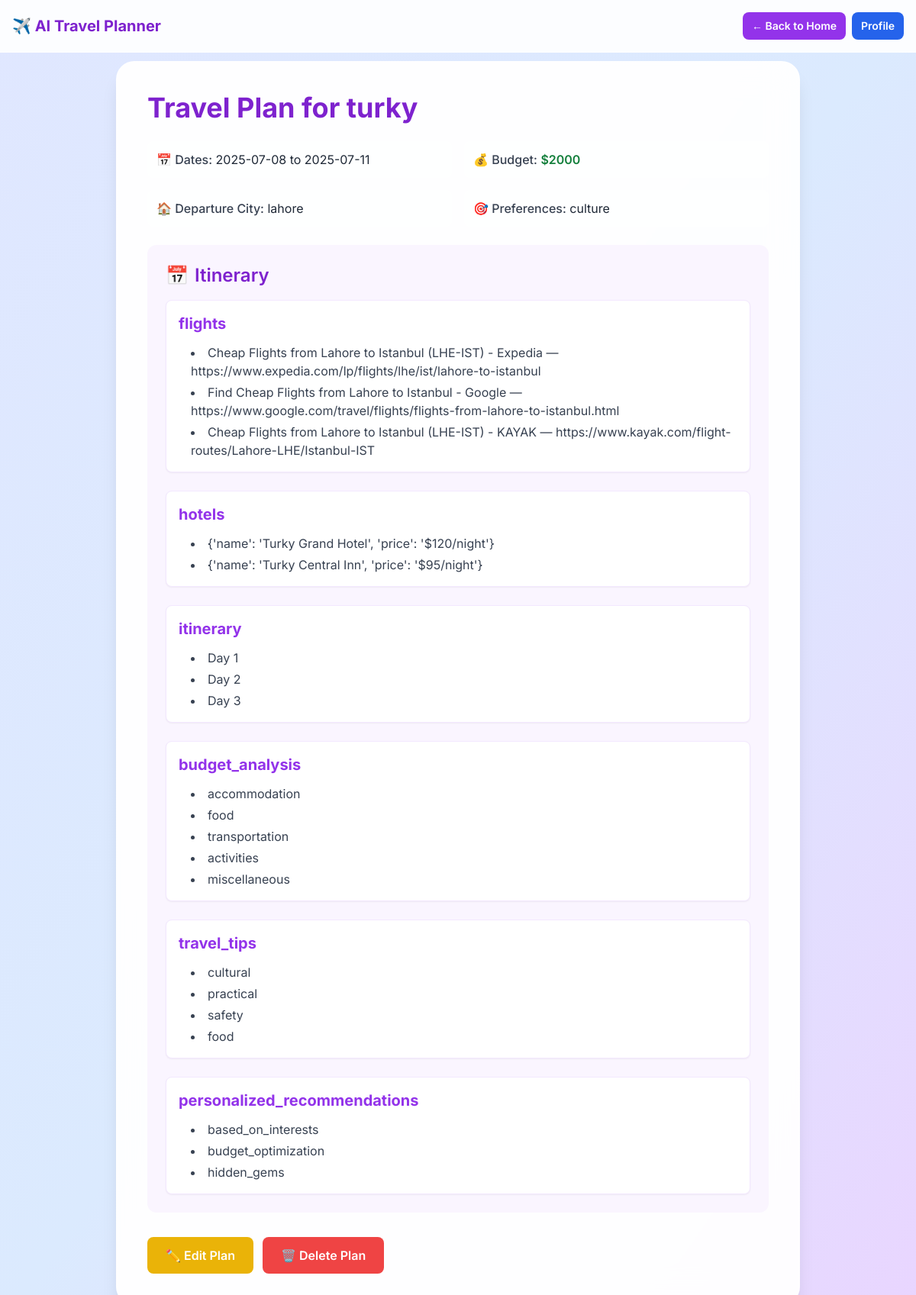
Screenshot of /plan/1 (signed in) with the database file from the repository.
### traveler_planner.py (models this page shows)
class TravelPlan(db.Model):
    id = db.Column(db.Integer, primary_key=True)
    user_id = db.Column(db.Integer, db.ForeignKey('user.id'), nullable=False)
    destination = db.Column(db.String(100))
    departure_city = db.Column(db.String(100))
    checkin_date = db.Column(db.String(20))
    checkout_date = db.Column(db.String(20))
    days = db.Column(db.Integer)
    budget = db.Column(db.String(50))
    preferences = db.Column(db.String(200))
    itinerary = db.Column(db.Text)  # Store as JSON string
    created_at = db.Column(db.DateTime, default=db.func.current_timestamp())

### traveler_planner.py (the view)
@app.route("/plan/<int:plan_id>")
@login_required
def view_plan(plan_id):
    plan = TravelPlan.query.get_or_404(plan_id)
    if plan.user_id != session.get('user_id'):
        flash('Access denied.', 'error')
        return redirect(url_for('home'))
    itinerary = json.loads(plan.itinerary) if plan.itinerary else {}
    return render_template("plan_detail.html", plan=plan, itinerary=itinerary)

### traveler_planner.py (called while the page is built)
def login_required(f):
    @wraps(f)
    def decorated_function(*args, **kwargs):
        if 'user_id' not in session:
            flash('Please log in to access this page.', 'error')
            return redirect(url_for('login'))
        return f(*args, **kwargs)
    return decorated_function

### templates/plan_detail.html (shortened to what this page needs)
<!DOCTYPE html>
<html lang="en">
<head>
  <script src="https://cdn.tailwindcss.com"></script>
</head>
<body class="bg-gradient-to-br from-indigo-100 via-blue-100 to-purple-200 font-[Inter] min-h-screen">
  <div class="fixed top-0 left-0 right-0 z-30 p-2 sm:p-4 flex flex-wrap items-center justify-between gap-1 sm:gap-2 bg-white/90 backdrop-blur-sm border-b border-white/20">
    <div class="flex items-center gap-1 sm:gap-2">
      <h1 class="text-base sm:text-lg md:text-xl font-bold text-purple-700">✈️ AI Travel Planner</h1>
    </div>
    <div class="flex items-center gap-1 sm:gap-2">
      <a href="/" class="px-2 sm:px-3 py-1.5 sm:py-2 bg-purple-600 hover:bg-purple-700 text-white rounded-lg font-semibold text-xs sm:text-sm">← Back to Home</a>
      <a href="/profile" class="px-2 sm:px-3 py-1.5 sm:py-2 bg-blue-600 hover:bg-blue-700 text-white rounded-lg font-semibold text-xs sm:text-sm">Profile</a>
    </div>
  </div>
  <div class="pt-16 sm:pt-20 pb-4 sm:pb-8 px-2 sm:px-4">
    <div class="max-w-4xl mx-auto">
      <div class="glass-effect rounded-2xl sm:rounded-3xl shadow-xl p-3 sm:p-4 md:p-8 lg:p-10">
        <h1 class="text-xl sm:text-2xl md:text-3xl lg:text-4xl font-bold text-purple-700 mb-3 sm:mb-4 md:mb-6">Travel Plan for {{ plan.destination }}</h1>
        <div class="mb-3 sm:mb-4 md:mb-6 grid grid-cols-1 sm:grid-cols-2 gap-2 sm:gap-3 md:gap-4 text-xs sm:text-sm md:text-base">
          <div class="bg-white/50 p-2 sm:p-3 rounded-lg">
            <span class="font-medium text-gray-700">📅 Dates:</span>
            <span class="text-gray-800 break-words">{{ plan.checkin_date }} to {{ plan.checkout_date }}</span>
          </div>
          <div class="bg-white/50 p-2 sm:p-3 rounded-lg">
            <span class="font-medium text-gray-700">💰 Budget:</span>
            <span class="text-green-700 font-semibold">{{ plan.budget }}</span>
          </div>
          <div class="bg-white/50 p-2 sm:p-3 rounded-lg">
            <span class="font-medium text-gray-700">🏠 Departure City:</span>
            <span class="text-gray-800">{{ plan.departure_city }}</span>
          </div>
          <div class="bg-white/50 p-2 sm:p-3 rounded-lg">
            <span class="font-medium text-gray-700">🎯 Preferences:</span>
            <span class="text-gray-800 break-words">{{ plan.preferences or 'None specified' }}</span>
          </div>
        </div>
        <div class="bg-purple-50 rounded-lg sm:rounded-xl p-3 sm:p-4 md:p-6">
          <h2 class="text-lg sm:text-xl md:text-2xl font-semibold text-purple-700 mb-2 sm:mb-3 md:mb-4 flex items-center">
            <span class="mr-2">📅</span> Itinerary
          </h2>
          {% if itinerary %}
            <div class="space-y-3 sm:space-y-4 md:space-y-6">
              {% for day, activities in itinerary.items() %}
                <div class="bg-white rounded-lg p-2 sm:p-3 md:p-4 shadow-sm border border-purple-100">
                  <div class="font-bold text-purple-600 mb-1 sm:mb-2 md:mb-3 text-base sm:text-lg md:text-xl">{{ day }}</div>
                  {% if activities is string %}
                    <p class="text-gray-700 text-xs sm:text-sm md:text-base break-words">{{ activities }}</p>
                  {% else %}
                    <ul class="list-disc list-inside ml-1 sm:ml-2 md:ml-4 space-y-1">
                      {% for activity in activities %}
                        <li class="text-gray-700 text-xs sm:text-sm md:text-base break-words">{{ activity }}</li>
                      {% endfor %}
                    </ul>
                  {% endif %}
                </div>
              {% endfor %}
            </div>
          {% else %}
            <div class="text-center py-6 sm:py-8">
              <div class="text-3xl sm:text-4xl mb-3 sm:mb-4">📝</div>
              <p class="text-gray-600 text-xs sm:text-sm md:text-base">No itinerary found for this plan.</p>
            </div>
          {% endif %}
        </div>
        <div class="mt-4 sm:mt-6 md:mt-8 flex flex-wrap gap-2 sm:gap-3">
          <a href="/plan/{{ plan.id }}/edit" class="px-3 sm:px-4 md:px-6 py-2 md:py-3 bg-yellow-500 hover:bg-yellow-600 text-white font-semibold rounded-lg text-xs sm:text-sm md:text-base transition-colors min-h-[32px] touch-manipulation">
            ✏️ Edit Plan
          </a>
          <form action="/plan/{{ plan.id }}/delete" method="POST" style="display:inline;" onsubmit="return confirm('Are you sure you want to delete this plan?');">
            <button type="submit" class="px-3 sm:px-4 md:px-6 py-2 md:py-3 bg-red-500 hover:bg-red-600 text-white font-semibold rounded-lg text-xs sm:text-sm md:text-base transition-colors cursor-pointer min-h-[32px] touch-manipulation">
              🗑️ Delete Plan
            </button>
          </form>
        </div>
      </div>
    </div>
  </div>
</body>
</html>

### templates/plan_detail.html (style rules this page uses)
.glass-effect { background: rgba(255, 255, 255, 0.95); backdrop-filter: blur(20px); border: 1px solid rgba(255, 255, 255, 0.2); }

### rows the page displays
TravelPlan: destination "turky", checkin_date "2025-07-08", checkout_date "2025-07-11", budget "$2000", departure_city "lahore", preferences "culture"

### other values shown
{{ day }} "flights" "hotels" "itinerary" "budget_analysis" "travel_tips" "personalized_recommendations"
{{ activity }} "Cheap Flights from Lahore to Istanbul (LHE-IST) - Expedia — https://www.expedia.com/lp/flights/lhe/ist/lahore-to-istanbul" "Find Cheap Flights from Lahore to Istanbul - Google — https://www.google.com/travel/flights/flights-from-lahore-to-istanbul.html" "Cheap Flights from Lahore to Istanbul (LHE-IST) - KAYAK — https://www.kayak.com/flight-routes/Lahore-LHE/Istanbul-IST" "{'name': 'Turky Grand Hotel', 'price': '$120/night'}" "{'name': 'Turky Central Inn', 'price': '$95/night'}" "Day 1" "Day 2" "Day 3" "accommodation" "food" "transportation" "activities" "miscellaneous" "cultural" "practical" "safety" "food" "based_on_interests" "budget_optimization" "hidden_gems"
